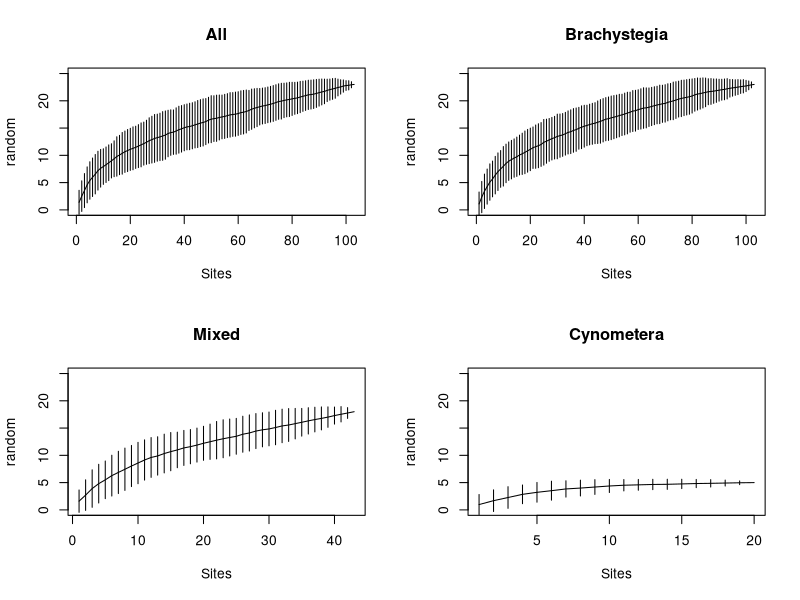

Write R code to recreate this figure.
library(dplyr)
library(ggplot2)
library(vegan)
library(reshape)
library(tidyr)

#data
metadata <- read.csv("clean_data/metadata.csv")
BR_metadata <- read.csv("clean_data/BR_metadata.csv")
M_metadata <- read.csv("clean_data/M_metadata.csv")
CY_metadata <- read.csv("clean_data/CY_metadata.csv")

###########
#species accumulation curves

par(mfrow = c(2,2))
##########
#All data
###########
spec_names <- names(metadata[,3:25]) #check this to be sure this 
#captures correct names of species columns

spec_counts <- metadata[,spec_names]

#species acummulation curve
spec_accum <- specaccum(spec_counts, method = "random")
plot(spec_accum, main = "All", ylim = c(0,25))

#CHAO 1 Estimate for each site 
estimateR(spec_counts)

#Rarefy..... need to remove rows with NO individuals
min.N <- min(rowSums(spec_counts)) #sum all individuals for each plot and find the minimum of that

#Rarefying your plot is if you have slightly different sampling techniques or efforts
#helps reduce the screw up from different sampling efforts
rarefy(spec_counts, sample = min.N, se = TRUE)

##########
#BRACHYSTEGIA DATA
###########

BR_spec_counts <- BR_metadata[,spec_names]

#species acummulation curve
BR_spec_accum <- specaccum(spec_counts, method = "random")
plot(BR_spec_accum, main = "Brachystegia", ylim = c(0,25))

#CHAO 1 Estimate for each site 
estimateR(BR_spec_counts)


##########
#Mixed Forest data
###########
M_spec_counts <- M_metadata[,spec_names]

#species acummulation curve
M_spec_accum <- specaccum(M_spec_counts, method = "random")
plot(M_spec_accum, main = "Mixed", ylim = c(0,25))

#CHAO 1 Estimate for each site 
estimateR(M_spec_counts)


##########
#Cynometera Forest data
###########
CY_spec_counts <- CY_metadata[,spec_names]

#species acummulation curve
CY_spec_accum <- specaccum(CY_spec_counts, method = "random")
plot(CY_spec_accum, main = "Cynometera", ylim = c(0,25))

#CHAO 1 Estimate for each site 
estimateR(CY_spec_counts)
